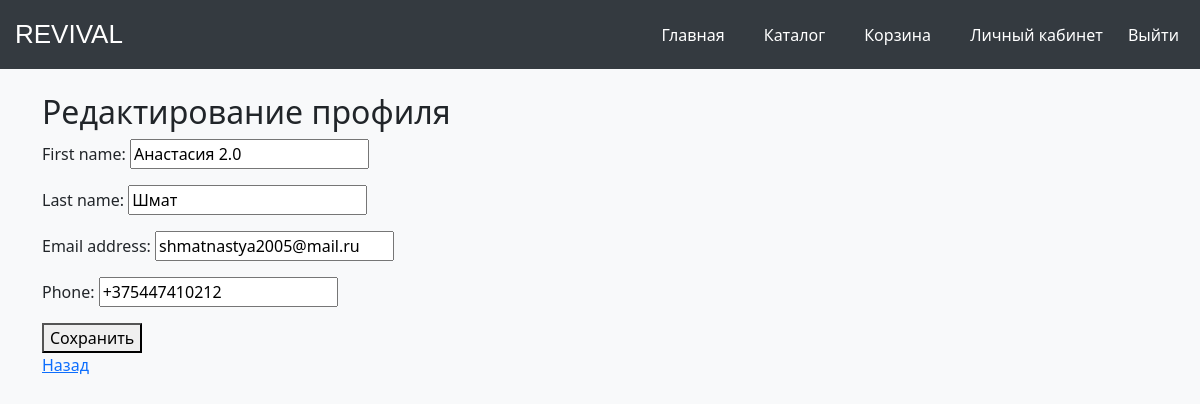
The page /profile/edit/ (signed in) on the database its author committed.
### accounts/models.py (models this page shows, shortened)
class User(AbstractUser):
    phone = models.CharField(
        max_length=13,
        blank=True,
        validators=[phone_validator]
    )

### accounts/views.py (the view)
# urls.py: path('profile/edit/', views.profile_edit, name='profile_edit'),
@login_required
def profile_edit(request):
    if request.method == 'POST':
        form = UserEditForm(request.POST, instance=request.user)
        if form.is_valid():
            form.save()
            return redirect('profile')
    else:
        form = UserEditForm(instance=request.user)
    return render(request, 'profile_edit.html', {'form': form})

### accounts/forms.py
class UserEditForm(forms.ModelForm):
    class Meta:
        model = User
        fields = ['first_name', 'last_name', 'email', 'phone']

### templates/profile_edit.html (shortened to what this page needs)
{% extends 'base.html' %}
{% block content %}
<h2>Редактирование профиля</h2>
<form method="post">
    {{ form.as_p }}
    <button type="submit">Сохранить</button>
</form>
<a href="{% url 'profile' %}">Назад</a>
{% endblock %}

### templates/base.html (style rules this page uses)
body { background: #f8f9fa; }

### rows shown on the page
User: first_name "Анастасия 2.0", last_name "Шмат", email "shmatnastya2005@mail.ru", phone "+375447410212"
